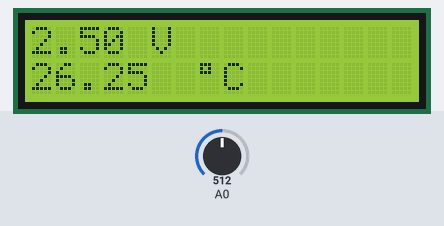
Bench run of a sketch on a simulated Arduino Uno, built with avr-gcc and run on an emulated ATmega328P. On the bench: 16×2 character LCD. Inputs (shaded band) come from the test bench; at power-on: A0 = 512.

Above: at 1.2 s.
1.3 s: A0 set to 716
At 2.7 s:
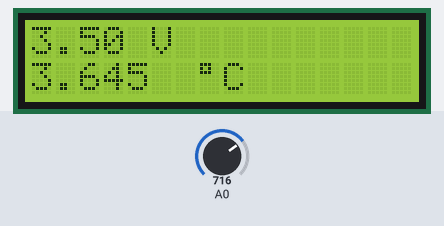
3.6 s: A0 set to 900
At 5.0 s:
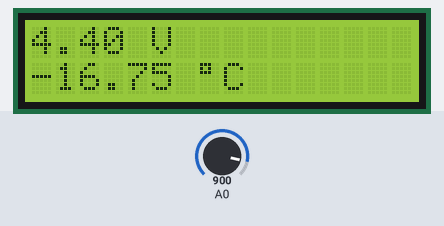
5.6 s: A0 set to 1023
At 7.4 s:
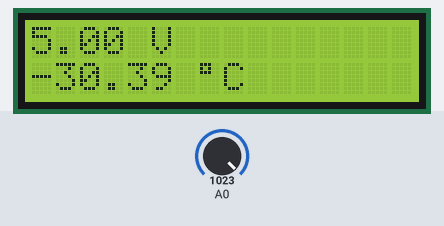
Timing chart, 0 to 8.9 s (numbered marks = the images above; inputs shaded):
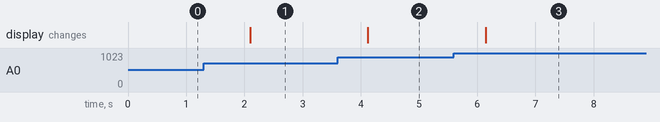

Measured:
- after the input at 1.3 s, the display: changes after 0.80 s (image 1)
- after the input at 3.6 s, the display: changes after 0.52 s (image 2)
- after the input at 5.6 s, the display: changes after 0.55 s (image 3)

The sketch:

Mesure_Temperature_CTN_Linearise_LCD.ino
```cpp
/*
 * Mesure d'un température avec une CTN 10k (25°C)
 * placée dans un pont diviseur de tension avec
 * une résistance de 10k.
 */

#include <Wire.h>
#include <LiquidCrystal_I2C.h>

LiquidCrystal_I2C lcd(0x27, 16, 2);

float tension;
float temperature;    // Arrondi à l'entier
float a = -0.0441;  // Coeff. directeur modèle
float b = 3.66;     // Ordonnée à l'origine modèle

void setup() {
  lcd.begin();
  lcd.backlight();
  lcd.setCursor(5, 0);
  lcd.print("V");
  lcd.setCursor(7, 1);
  lcd.write(223);
  lcd.setCursor(8, 1);
  lcd.print("C");
}

void loop() {
  tension = analogRead(A0)*5.0/1023; // Lecture tension
  temperature = (tension-b)/a;       // Calcul température
  lcd.setCursor(0, 0);
  lcd.print(tension);
  lcd.setCursor(0, 1);
  lcd.print(temperature);

  delay(1000);                       // Temporisation
}
```
